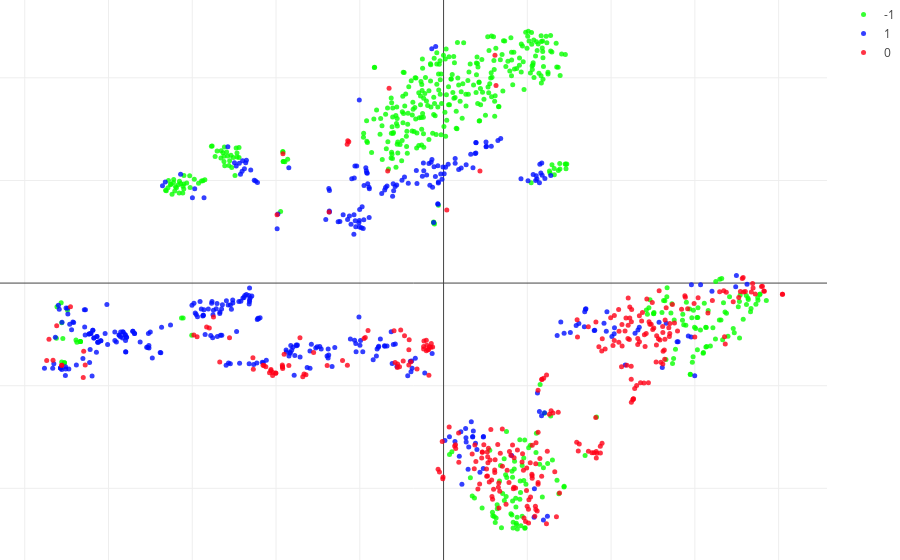

Source (notebook cell):
### Code cell
tsne(dfMec)

### Figure 1 — Plotly figure (JSON) as saved in the notebook; plotly's stock layout.template omitted (floating-point values rounded to 4 significant figures; data arrays with more than 128 entries replaced by an {"elided": "..."} marker saying what was removed)
{"data": [{"marker": {"color": "rgb(7,255,0)", "opacity": 0.8, "size": 5}, "mode": "markers", "name": "-1", "type": "scatter", "uid": "709ccaa1-c27a-44d0-b6dc-c916fd78e646", "x": {"elided": "501 float values"}, "y": {"elided": "501 float values"}}, {"marker": {"color": "rgb(0,15,255)", "opacity": 0.8, "size": 5}, "mode": "markers", "name": "1", "type": "scatter", "uid": "f154d492-aa50-483a-b97c-878718d68250", "x": {"elided": "398 float values"}, "y": {"elided": "398 float values"}}, {"marker": {"color": "rgb(255,0,23)", "opacity": 0.8, "size": 5}, "mode": "markers", "name": "0", "type": "scatter", "uid": "c75901fc-ae76-44f9-a9c0-a8cb1939e952", "x": {"elided": "306 float values"}, "y": {"elided": "306 float values"}}], "layout": {"margin": {"b": 0, "l": 0, "r": 0, "t": 0}}}
